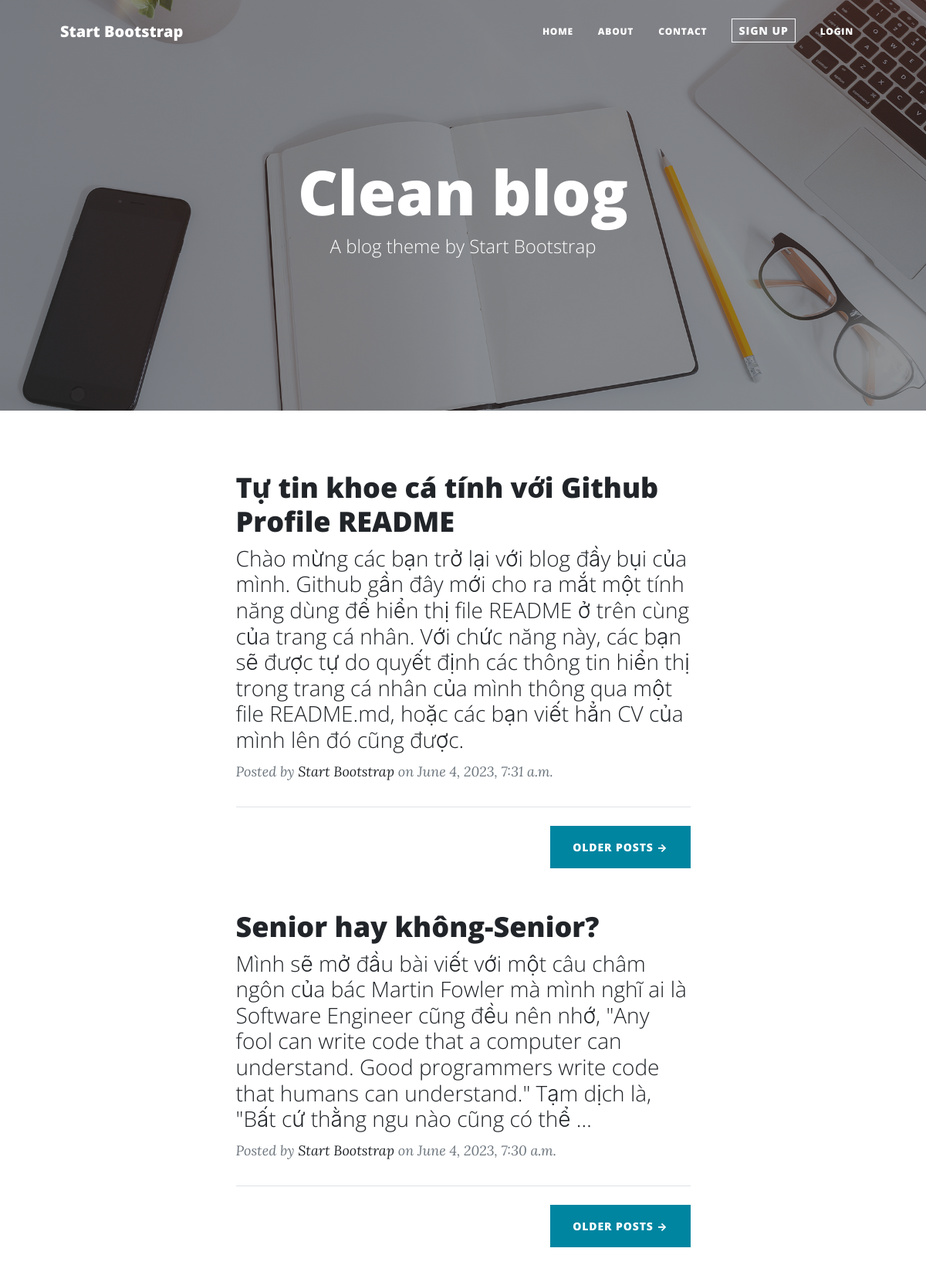
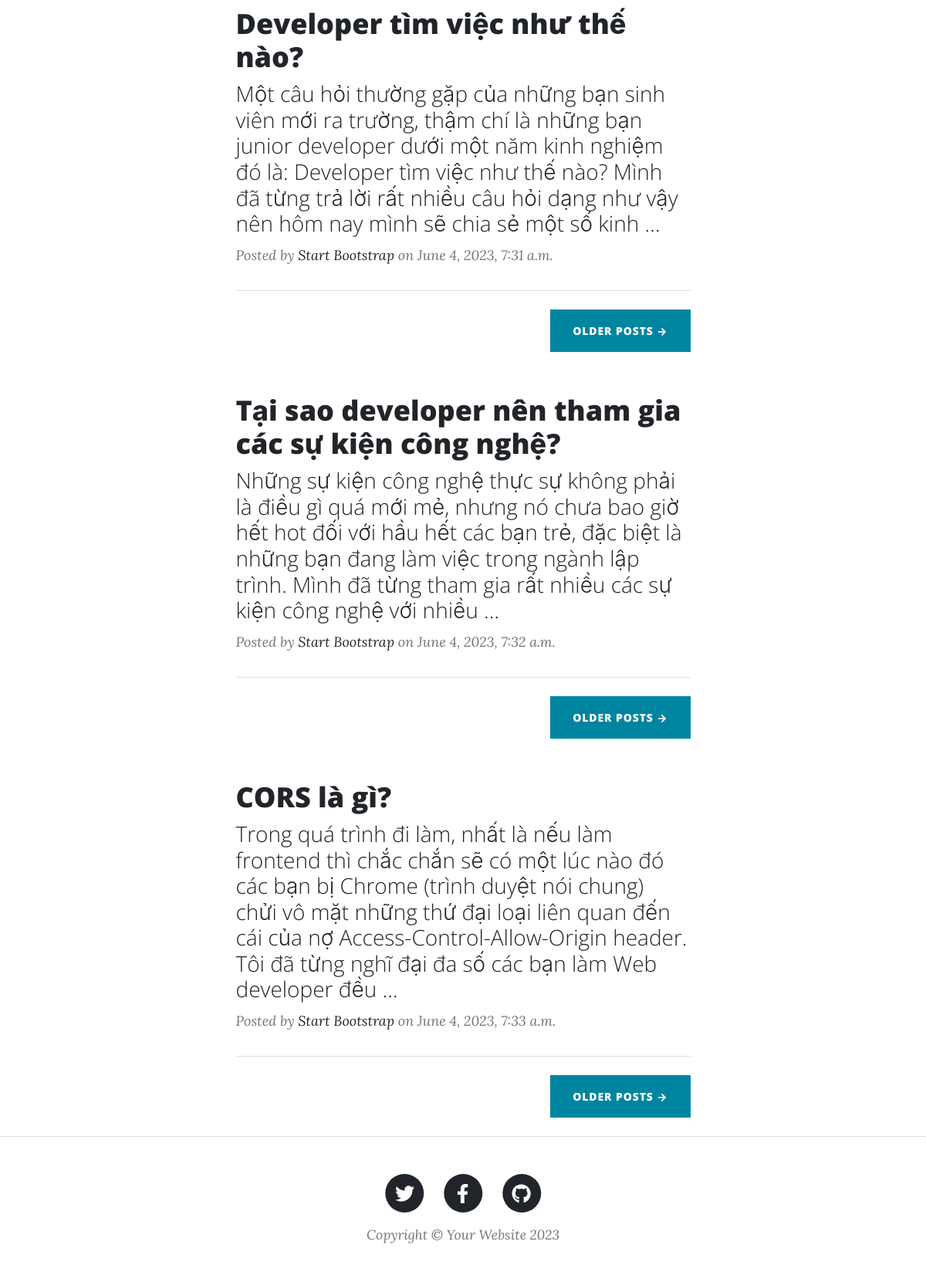
The page / on the database its author committed (2 pictures, top to bottom).
### blogapp/models.py (models this page shows)
class Post(models.Model):
    id = models.IntegerField(
        null=False, auto_created=True, primary_key=True
    )
    title = models.CharField(max_length=255)
    shortDesc = models.TextField()
    body = models.TextField()
    createdAt = models.DateTimeField(auto_now_add=True)

### blogapp/views.py (the view)
# urls.py: path('', views.index),
def index(request):
    posts = Post.objects.all()
    return render(request, 'index.html', {'posts':posts})

### blogapp/templates/index.html (shortened to what this page needs)
{% extends 'base.html' %}
{% load static %}
{% block heading %}Clean blog{% endblock %}
{% block subheading %}A blog theme by Start Bootstrap{% endblock %}
{% block content %}
        <div class="container px-4 px-lg-5">
            <div class="row gx-4 gx-lg-5 justify-content-center">
                {% for post in posts %}
                <div class="col-md-10 col-lg-8 col-xl-7">
                    <div class="post-preview">
                        <a href="/post/{{ post.id }}">
                            <h2 class="post-title">{{post.title}}</h2>
                            <h3 class="post-subtitle">{{post.shortDesc}}</h3>
                        </a>
                        <p class="post-meta">
                            Posted by
                            <a href="#!">Start Bootstrap</a>
                            on {{post.createdAt}}
                        </p>
                    </div>
                    <hr class="my-4" />
                    <div class="d-flex justify-content-end mb-4"><a class="btn btn-primary text-uppercase" href="#!">Older Posts →</a></div>
                </div>
                {% endfor %}
            </div>
        </div>
        {% endblock %}

### blogapp/templates/base.html (shortened to what this page needs)
<!DOCTYPE html>
<html lang="en">
    {% load static %}
    <head>
        <link href="{% static 'css/styles.css' %}" rel="stylesheet" />
    </head>
    <body>
        <nav class="navbar navbar-expand-lg navbar-light" id="mainNav">
            <div class="container px-4 px-lg-5">
                <a class="navbar-brand" href="/">Start Bootstrap</a>
                <div class="collapse navbar-collapse" id="navbarResponsive">
                    <ul class="navbar-nav ms-auto py-4 py-lg-0">
                        <li class="nav-item"><a class="nav-link px-lg-3 py-3 py-lg-4" href="/">Home</a></li>
                        <li class="nav-item"><a class="nav-link px-lg-3 py-3 py-lg-4" href="/about">About</a></li>
                        <li class="nav-item"><a class="nav-link px-lg-3 py-3 py-lg-4" href="/contact">Contact</a></li>
                        <li class="nav-item"><a class="nav-link px-lg-3 py-3" href="contact.html"><span  class="btn btn-outline-light btn-sm">Sign up</span></a></li>
                        <li class="nav-item"><a class="nav-link px-lg-3 py-3 py-lg-4" href="contact.html">Login</a></li>
                    </ul>
                </div>
            </div>
        </nav>
        <header class="masthead">
            <div class="container position-relative px-4 px-lg-5">
                <div class="row gx-4 gx-lg-5 justify-content-center">
                    <div class="col-md-10 col-lg-8 col-xl-7">
                        <div class="site-heading">
                            <h1>{% block heading %}{% endblock %}</h1>
                            <span class="subheading">{% block subheading %}{% endblock %}</span>
                        </div>
                    </div>
                </div>
            </div>
        </header>
        {% block content %}
        {% endblock %}
                <footer class="border-top">
                    <div class="container px-4 px-lg-5">
                        <div class="row gx-4 gx-lg-5 justify-content-center">
                            <div class="col-md-10 col-lg-8 col-xl-7">
                                <ul class="list-inline text-center">
                                    <li class="list-inline-item">
                                        <a href="#!">
                                            <span class="fa-stack fa-lg">
                                                <i class="fas fa-circle fa-stack-2x"></i>
                                                <i class="fab fa-twitter fa-stack-1x fa-inverse"></i>
                                            </span>
                                        </a>
                                    </li>
                                    <li class="list-inline-item">
                                        <a href="#!">
                                            <span class="fa-stack fa-lg">
                                                <i class="fas fa-circle fa-stack-2x"></i>
                                                <i class="fab fa-facebook-f fa-stack-1x fa-inverse"></i>
                                            </span>
                                        </a>
                                    </li>
                                    <li class="list-inline-item">
                                        <a href="#!">
                                            <span class="fa-stack fa-lg">
                                                <i class="fas fa-circle fa-stack-2x"></i>
                                                <i class="fab fa-github fa-stack-1x fa-inverse"></i>
                                            </span>
                                        </a>
                                    </li>
                                </ul>
                                <div class="small text-center text-muted fst-italic">Copyright &copy; Your Website 2023</div>
                            </div>
                        </div>
                    </div>
                </footer>
    </body>
</html>

### rows shown on the page
Post: title "Tự tin khoe cá tính với Github Profile README", shortDesc "Chào mừng các bạn trở lại với blog đầy bụi của mình. Github gần đây mới cho ra mắt một tính năng dùng để hiển thị file README ở trên cùng của trang cá nhân. Với chức năng này, các bạn sẽ được tự do quyết định các thông tin hiển thị trong trang cá nhân của mình thông qua một file README.md, hoặc các bạn viết hẳn CV của mình lên đó cũng được.", createdAt "June 4, 2023, 7:31 a.m."
Post: title "Senior hay không-Senior?", shortDesc "Mình sẽ mở đầu bài viết với một câu châm ngôn của bác Martin Fowler mà mình nghĩ ai là Software Engineer cũng đều nên nhớ, \"Any fool can write code that a computer can understand. Good programmers write code that humans can understand.\" Tạm dịch là, \"Bất cứ thằng ngu nào cũng có thể …", createdAt "June 4, 2023, 7:30 a.m."
Post: title "Developer tìm việc như thế nào?", shortDesc "Một câu hỏi thường gặp của những bạn sinh viên mới ra trường, thậm chí là những bạn junior developer dưới một năm kinh nghiệm đó là: Developer tìm việc như thế nào? Mình đã từng trả lời rất nhiều câu hỏi dạng như vậy nên hôm nay mình sẽ chia sẻ một số kinh …", createdAt "June 4, 2023, 7:31 a.m."
Post: title "Tại sao developer nên tham gia các sự kiện công nghệ?", shortDesc "Những sự kiện công nghệ thực sự không phải là điều gì quá mới mẻ, nhưng nó chưa bao giờ hết hot đối với hầu hết các bạn trẻ, đặc biệt là những bạn đang làm việc trong ngành lập trình. Mình đã từng tham gia rất nhiều các sự kiện công nghệ với nhiều …", createdAt "June 4, 2023, 7:32 a.m."
Post: title "CORS là gì?", shortDesc "Trong quá trình đi làm, nhất là nếu làm frontend thì chắc chắn sẽ có một lúc nào đó các bạn bị Chrome (trình duyệt nói chung) chửi vô mặt những thứ đại loại liên quan đến cái của nợ Access-Control-Allow-Origin header. Tôi đã từng nghĩ đại đa số các bạn làm Web developer đều …", createdAt "June 4, 2023, 7:33 a.m."
